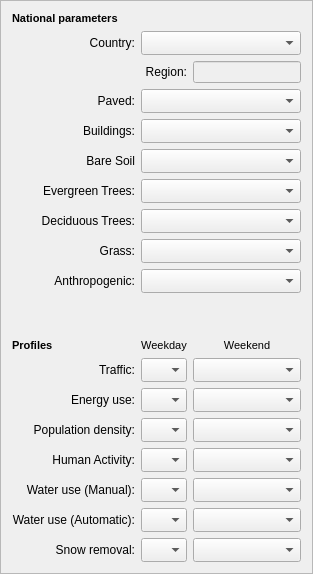
    <widget class="QFrame" name="frame_10">
     <property name="enabled">
      <bool>true</bool>
     </property>
     <property name="sizePolicy">
      <sizepolicy hsizetype="Expanding" vsizetype="Preferred">
       <horstretch>0</horstretch>
       <verstretch>0</verstretch>
      </sizepolicy>
     </property>
     <property name="frameShape">
      <enum>QFrame::StyledPanel</enum>
     </property>
     <property name="frameShadow">
      <enum>QFrame::Raised</enum>
     </property>
     <layout class="QGridLayout" name="gridLayout_7">
      <item row="0" column="0">
       <widget class="QLabel" name="label_47">
        <property name="text">
         <string>&lt;!DOCTYPE HTML PUBLIC &quot;-//W3C//DTD HTML 4.0//EN&quot; &quot;http://www.w3.org/TR/REC-html40/strict.dtd&quot;&gt;
&lt;html&gt;&lt;head&gt;&lt;meta name=&quot;qrichtext&quot; content=&quot;1&quot; /&gt;&lt;style type=&quot;text/css&quot;&gt;
p, li { white-space: pre-wrap; }
&lt;/style&gt;&lt;/head&gt;&lt;body style=&quot; font-family:'MS Shell Dlg 2'; font-size:7.8pt; font-weight:400; font-style:normal;&quot;&gt;
&lt;p style=&quot; margin-top:0px; margin-bottom:0px; margin-left:0px; margin-right:0px; -qt-block-indent:0; text-indent:0px;&quot;&gt;&lt;span style=&quot; font-size:8pt; font-weight:600;&quot;&gt;National parameters&lt;/span&gt;&lt;/p&gt;&lt;/body&gt;&lt;/html&gt;</string>
        </property>
       </widget>
      </item>
      <item row="1" column="0">
       <layout class="QGridLayout" name="gridLayout">
        <item row="9" column="0">
         <spacer name="verticalSpacer_11">
          <property name="orientation">
           <enum>Qt::Vertical</enum>
          </property>
          <property name="sizeHint" stdset="0">
           <size>
            <width>20</width>
            <height>40</height>
           </size>
          </property>
         </spacer>
        </item>
        <item row="10" column="0">
         <widget class="QLabel" name="label_49">
          <property name="text">
           <string>&lt;!DOCTYPE HTML PUBLIC &quot;-//W3C//DTD HTML 4.0//EN&quot; &quot;http://www.w3.org/TR/REC-html40/strict.dtd&quot;&gt;
&lt;html&gt;&lt;head&gt;&lt;meta name=&quot;qrichtext&quot; content=&quot;1&quot; /&gt;&lt;style type=&quot;text/css&quot;&gt;
p, li { white-space: pre-wrap; }
&lt;/style&gt;&lt;/head&gt;&lt;body style=&quot; font-family:'MS Shell Dlg 2'; font-size:7.8pt; font-weight:400; font-style:normal;&quot;&gt;
&lt;p style=&quot; margin-top:0px; margin-bottom:0px; margin-left:0px; margin-right:0px; -qt-block-indent:0; text-indent:0px;&quot;&gt;&lt;span style=&quot; font-size:8pt; font-weight:600;&quot;&gt;Profiles&lt;/span&gt;&lt;/p&gt;&lt;/body&gt;&lt;/html&gt;</string>
          </property>
         </widget>
        </item>
        <item row="4" column="0">
         <widget class="QLabel" name="label_63">
          <property name="text">
           <string>Bare Soil</string>
          </property>
          <property name="alignment">
           <set>Qt::AlignRight|Qt::AlignTrailing|Qt::AlignVCenter</set>
          </property>
         </widget>
        </item>
        <item row="14" column="1">
         <widget class="QComboBox" name="comboBoxHumanWD">
          <property name="sizePolicy">
           <sizepolicy hsizetype="Expanding" vsizetype="Fixed">
            <horstretch>0</horstretch>
            <verstretch>0</verstretch>
           </sizepolicy>
          </property>
          <property name="maximumSize">
           <size>
            <width>250</width>
            <height>16777215</height>
           </size>
          </property>
          <property name="sizeAdjustPolicy">
           <enum>QComboBox::AdjustToMinimumContentsLengthWithIcon</enum>
          </property>
         </widget>
        </item>
        <item row="3" column="1" colspan="2">
         <widget class="QComboBox" name="comboBoxBuilding">
          <property name="sizePolicy">
           <sizepolicy hsizetype="Expanding" vsizetype="Fixed">
            <horstretch>0</horstretch>
            <verstretch>0</verstretch>
           </sizepolicy>
          </property>
          <property name="maximumSize">
           <size>
            <width>500</width>
            <height>16777215</height>
           </size>
          </property>
          <property name="sizeAdjustPolicy">
           <enum>QComboBox::AdjustToMinimumContentsLengthWithIcon</enum>
          </property>
         </widget>
        </item>
        <item row="12" column="2">
         <widget class="QComboBox" name="comboBoxEnergyUseWE">
          <property name="sizePolicy">
           <sizepolicy hsizetype="Expanding" vsizetype="Fixed">
            <horstretch>0</horstretch>
            <verstretch>0</verstretch>
           </sizepolicy>
          </property>
          <property name="maximumSize">
           <size>
            <width>250</width>
            <height>16777215</height>
           </size>
          </property>
          <property name="sizeAdjustPolicy">
           <enum>QComboBox::AdjustToMinimumContentsLengthWithIcon</enum>
          </property>
         </widget>
        </item>
        <item row="1" column="2">
         <widget class="QLineEdit" name="lineEditRegInfo">
          <property name="enabled">
           <bool>false</bool>
          </property>
         </widget>
        </item>
        <item row="2" column="0">
         <widget class="QLabel" name="label_42">
          <property name="text">
           <string>Paved:</string>
          </property>
          <property name="alignment">
           <set>Qt::AlignRight|Qt::AlignTrailing|Qt::AlignVCenter</set>
          </property>
         </widget>
        </item>
        <item row="3" column="0">
         <widget class="QLabel" name="label_43">
          <property name="text">
           <string>Buildings:</string>
          </property>
          <property name="alignment">
           <set>Qt::AlignRight|Qt::AlignTrailing|Qt::AlignVCenter</set>
          </property>
         </widget>
        </item>
        <item row="7" column="1" colspan="2">
         <widget class="QComboBox" name="comboBoxGrass">
          <property name="sizePolicy">
           <sizepolicy hsizetype="Expanding" vsizetype="Fixed">
            <horstretch>0</horstretch>
            <verstretch>0</verstretch>
           </sizepolicy>
          </property>
          <property name="maximumSize">
           <size>
            <width>500</width>
            <height>16777215</height>
           </size>
          </property>
          <property name="sizeAdjustPolicy">
           <enum>QComboBox::AdjustToMinimumContentsLengthWithIcon</enum>
          </property>
         </widget>
        </item>
        <item row="7" column="0">
         <widget class="QLabel" name="label_46">
          <property name="text">
           <string>Grass:</string>
          </property>
          <property name="alignment">
           <set>Qt::AlignRight|Qt::AlignTrailing|Qt::AlignVCenter</set>
          </property>
         </widget>
        </item>
        <item row="10" column="2">
         <widget class="QLabel" name="label_58">
          <property name="text">
           <string>&lt;!DOCTYPE HTML PUBLIC &quot;-//W3C//DTD HTML 4.0//EN&quot; &quot;http://www.w3.org/TR/REC-html40/strict.dtd&quot;&gt;
&lt;html&gt;&lt;head&gt;&lt;meta name=&quot;qrichtext&quot; content=&quot;1&quot; /&gt;&lt;style type=&quot;text/css&quot;&gt;
p, li { white-space: pre-wrap; }
&lt;/style&gt;&lt;/head&gt;&lt;body style=&quot; font-family:'MS Shell Dlg 2'; font-size:7.8pt; font-weight:400; font-style:normal;&quot;&gt;
&lt;p style=&quot; margin-top:0px; margin-bottom:0px; margin-left:0px; margin-right:0px; -qt-block-indent:0; text-indent:0px;&quot;&gt;&lt;span style=&quot; font-size:8pt;&quot;&gt;Weekend&lt;/span&gt;&lt;/p&gt;&lt;/body&gt;&lt;/html&gt;</string>
          </property>
          <property name="alignment">
           <set>Qt::AlignCenter</set>
          </property>
         </widget>
        </item>
        <item row="15" column="1">
         <widget class="QComboBox" name="comboBoxIrrigationWD">
          <property name="enabled">
           <bool>true</bool>
          </property>
          <property name="sizePolicy">
           <sizepolicy hsizetype="Expanding" vsizetype="Fixed">
            <horstretch>0</horstretch>
            <verstretch>0</verstretch>
           </sizepolicy>
          </property>
          <property name="maximumSize">
           <size>
            <width>250</width>
            <height>16777215</height>
           </size>
          </property>
          <property name="sizeAdjustPolicy">
           <enum>QComboBox::AdjustToMinimumContentsLengthWithIcon</enum>
          </property>
         </widget>
        </item>
        <item row="6" column="0">
         <widget class="QLabel" name="label_45">
          <property name="text">
           <string>Deciduous Trees:</string>
          </property>
          <property name="alignment">
           <set>Qt::AlignRight|Qt::AlignTrailing|Qt::AlignVCenter</set>
          </property>
         </widget>
        </item>
        <item row="11" column="2">
         <widget class="QComboBox" name="comboBoxTrafficWE">
          <property name="sizePolicy">
           <sizepolicy hsizetype="Expanding" vsizetype="Fixed">
            <horstretch>0</horstretch>
            <verstretch>0</verstretch>
           </sizepolicy>
          </property>
          <property name="maximumSize">
           <size>
            <width>250</width>
            <height>16777215</height>
           </size>
          </property>
          <property name="sizeAdjustPolicy">
           <enum>QComboBox::AdjustToMinimumContentsLengthWithIcon</enum>
          </property>
         </widget>
        </item>
        <item row="17" column="2">
         <widget class="QComboBox" name="comboBoxSnowWE">
          <property name="sizePolicy">
           <sizepolicy hsizetype="Expanding" vsizetype="Fixed">
            <horstretch>0</horstretch>
            <verstretch>0</verstretch>
           </sizepolicy>
          </property>
          <property name="maximumSize">
           <size>
            <width>250</width>
            <height>16777215</height>
           </size>
          </property>
          <property name="sizeAdjustPolicy">
           <enum>QComboBox::AdjustToMinimumContentsLengthWithIcon</enum>
          </property>
         </widget>
        </item>
        <item row="16" column="2">
         <widget class="QComboBox" name="comboBoxIrrigationAWE">
          <property name="enabled">
           <bool>true</bool>
          </property>
          <property name="sizePolicy">
           <sizepolicy hsizetype="Expanding" vsizetype="Fixed">
            <horstretch>0</horstretch>
            <verstretch>0</verstretch>
           </sizepolicy>
          </property>
          <property name="maximumSize">
           <size>
            <width>250</width>
            <height>16777215</height>
           </size>
          </property>
          <property name="sizeAdjustPolicy">
           <enum>QComboBox::AdjustToMinimumContentsLengthWithIcon</enum>
          </property>
         </widget>
        </item>
        <item row="11" column="1">
         <widget class="QComboBox" name="comboBoxTrafficWD">
          <property name="sizePolicy">
           <sizepolicy hsizetype="Expanding" vsizetype="Fixed">
            <horstretch>0</horstretch>
            <verstretch>0</verstretch>
           </sizepolicy>
          </property>
          <property name="maximumSize">
           <size>
            <width>250</width>
            <height>16777215</height>
           </size>
          </property>
          <property name="sizeAdjustPolicy">
           <enum>QComboBox::AdjustToMinimumContentsLengthWithIcon</enum>
          </property>
         </widget>
        </item>
        <item row="4" column="1" colspan="2">
         <widget class="QComboBox" name="comboBoxBareSoil">
          <property name="sizePolicy">
           <sizepolicy hsizetype="Expanding" vsizetype="Fixed">
            <horstretch>0</horstretch>
            <verstretch>0</verstretch>
           </sizepolicy>
          </property>
          <property name="maximumSize">
           <size>
            <width>500</width>
            <height>16777215</height>
           </size>
          </property>
          <property name="sizeAdjustPolicy">
           <enum>QComboBox::AdjustToMinimumContentsLengthWithIcon</enum>
          </property>
         </widget>
        </item>
        <item row="16" column="1">
         <widget class="QComboBox" name="comboBoxIrrigationAWD">
          <property name="enabled">
           <bool>true</bool>
          </property>
          <property name="sizePolicy">
           <sizepolicy hsizetype="Expanding" vsizetype="Fixed">
            <horstretch>0</horstretch>
            <verstretch>0</verstretch>
           </sizepolicy>
          </property>
          <property name="maximumSize">
           <size>
            <width>250</width>
            <height>16777215</height>
           </size>
          </property>
          <property name="sizeAdjustPolicy">
           <enum>QComboBox::AdjustToMinimumContentsLengthWithIcon</enum>
          </property>
         </widget>
        </item>
        <item row="0" column="1" colspan="2">
         <widget class="QComboBox" name="comboBoxCountry">
          <property name="maximumSize">
           <size>
            <width>500</width>
            <height>16777215</height>
           </size>
          </property>
          <property name="sizeAdjustPolicy">
           <enum>QComboBox::AdjustToMinimumContentsLengthWithIcon</enum>
          </property>
         </widget>
        </item>
        <item row="10" column="1">
         <widget class="QLabel" name="label_51">
          <property name="text">
           <string>&lt;!DOCTYPE HTML PUBLIC &quot;-//W3C//DTD HTML 4.0//EN&quot; &quot;http://www.w3.org/TR/REC-html40/strict.dtd&quot;&gt;
&lt;html&gt;&lt;head&gt;&lt;meta name=&quot;qrichtext&quot; content=&quot;1&quot; /&gt;&lt;style type=&quot;text/css&quot;&gt;
p, li { white-space: pre-wrap; }
&lt;/style&gt;&lt;/head&gt;&lt;body style=&quot; font-family:'MS Shell Dlg 2'; font-size:7.8pt; font-weight:400; font-style:normal;&quot;&gt;
&lt;p style=&quot; margin-top:0px; margin-bottom:0px; margin-left:0px; margin-right:0px; -qt-block-indent:0; text-indent:0px;&quot;&gt;&lt;span style=&quot; font-size:8pt;&quot;&gt;Weekday&lt;/span&gt;&lt;/p&gt;&lt;/body&gt;&lt;/html&gt;</string>
          </property>
          <property name="alignment">
           <set>Qt::AlignCenter</set>
          </property>
         </widget>
        </item>
        <item row="13" column="1">
         <widget class="QComboBox" name="comboBoxPopdensWD">
          <property name="sizePolicy">
           <sizepolicy hsizetype="Expanding" vsizetype="Fixed">
            <horstretch>0</horstretch>
            <verstretch>0</verstretch>
           </sizepolicy>
          </property>
          <property name="maximumSize">
           <size>
            <width>250</width>
            <height>16777215</height>
           </size>
          </property>
          <property name="sizeAdjustPolicy">
           <enum>QComboBox::AdjustToMinimumContentsLengthWithIcon</enum>
          </property>
         </widget>
        </item>
        <item row="12" column="1">
         <widget class="QComboBox" name="comboBoxEnergyUseWD">
          <property name="sizePolicy">
           <sizepolicy hsizetype="Expanding" vsizetype="Fixed">
            <horstretch>0</horstretch>
            <verstretch>0</verstretch>
           </sizepolicy>
          </property>
          <property name="maximumSize">
           <size>
            <width>250</width>
            <height>16777215</height>
           </size>
          </property>
          <property name="sizeAdjustPolicy">
           <enum>QComboBox::AdjustToMinimumContentsLengthWithIcon</enum>
          </property>
         </widget>
        </item>
        <item row="2" column="1" colspan="2">
         <widget class="QComboBox" name="comboBoxPaved">
          <property name="sizePolicy">
           <sizepolicy hsizetype="Expanding" vsizetype="Fixed">
            <horstretch>0</horstretch>
            <verstretch>0</verstretch>
           </sizepolicy>
          </property>
          <property name="maximumSize">
           <size>
            <width>500</width>
            <height>16777215</height>
           </size>
          </property>
          <property name="sizeAdjustPolicy">
           <enum>QComboBox::AdjustToMinimumContentsLengthWithIcon</enum>
          </property>
         </widget>
        </item>
        <item row="6" column="1" colspan="2">
         <widget class="QComboBox" name="comboBoxDecTree">
          <property name="sizePolicy">
           <sizepolicy hsizetype="Expanding" vsizetype="Fixed">
            <horstretch>0</horstretch>
            <verstretch>0</verstretch>
           </sizepolicy>
          </property>
          <property name="maximumSize">
           <size>
            <width>500</width>
            <height>16777215</height>
           </size>
          </property>
          <property name="sizeAdjustPolicy">
           <enum>QComboBox::AdjustToMinimumContentsLengthWithIcon</enum>
          </property>
         </widget>
        </item>
        <item row="5" column="0">
         <widget class="QLabel" name="label_44">
          <property name="text">
           <string>Evergreen Trees:</string>
          </property>
          <property name="alignment">
           <set>Qt::AlignRight|Qt::AlignTrailing|Qt::AlignVCenter</set>
          </property>
         </widget>
        </item>
        <item row="0" column="0">
         <widget class="QLabel" name="label_48">
          <property name="text">
           <string>Country:</string>
          </property>
          <property name="alignment">
           <set>Qt::AlignRight|Qt::AlignTrailing|Qt::AlignVCenter</set>
          </property>
         </widget>
        </item>
        <item row="5" column="1" colspan="2">
         <widget class="QComboBox" name="comboBoxEvrTree">
          <property name="sizePolicy">
           <sizepolicy hsizetype="Expanding" vsizetype="Fixed">
            <horstretch>0</horstretch>
            <verstretch>0</verstretch>
           </sizepolicy>
          </property>
          <property name="maximumSize">
           <size>
            <width>500</width>
            <height>16777215</height>
           </size>
          </property>
          <property name="sizeAdjustPolicy">
           <enum>QComboBox::AdjustToMinimumContentsLengthWithIcon</enum>
          </property>
         </widget>
        </item>
        <item row="11" column="0">
         <widget class="QLabel" name="label_52">
          <property name="toolTip">
           <string>&lt;html&gt;&lt;head/&gt;&lt;body&gt;&lt;p&gt;This profile determines the anthropogenic heat due to traffic when using Emission Method = 4.&lt;/p&gt;&lt;/body&gt;&lt;/html&gt;</string>
          </property>
          <property name="text">
           <string>Traffic:</string>
          </property>
          <property name="alignment">
           <set>Qt::AlignRight|Qt::AlignTrailing|Qt::AlignVCenter</set>
          </property>
         </widget>
        </item>
        <item row="15" column="2">
         <widget class="QComboBox" name="comboBoxIrrigationWE">
          <property name="enabled">
           <bool>true</bool>
          </property>
          <property name="sizePolicy">
           <sizepolicy hsizetype="Expanding" vsizetype="Fixed">
            <horstretch>0</horstretch>
            <verstretch>0</verstretch>
           </sizepolicy>
          </property>
          <property name="maximumSize">
           <size>
            <width>250</width>
            <height>16777215</height>
           </size>
          </property>
          <property name="sizeAdjustPolicy">
           <enum>QComboBox::AdjustToMinimumContentsLengthWithIcon</enum>
          </property>
         </widget>
        </item>
        <item row="17" column="1">
         <widget class="QComboBox" name="comboBoxSnowWD">
          <property name="sizePolicy">
           <sizepolicy hsizetype="Expanding" vsizetype="Fixed">
            <horstretch>0</horstretch>
            <verstretch>0</verstretch>
           </sizepolicy>
          </property>
          <property name="maximumSize">
           <size>
            <width>250</width>
            <height>16777215</height>
           </size>
          </property>
          <property name="sizeAdjustPolicy">
           <enum>QComboBox::AdjustToMinimumContentsLengthWithIcon</enum>
          </property>
         </widget>
        </item>
        <item row="13" column="2">
         <widget class="QComboBox" name="comboBoxPopdensWE">
          <property name="sizePolicy">
           <sizepolicy hsizetype="Expanding" vsizetype="Fixed">
            <horstretch>0</horstretch>
            <verstretch>0</verstretch>
           </sizepolicy>
          </property>
          <property name="maximumSize">
           <size>
            <width>250</width>
            <height>16777215</height>
           </size>
          </property>
          <property name="sizeAdjustPolicy">
           <enum>QComboBox::AdjustToMinimumContentsLengthWithIcon</enum>
          </property>
         </widget>
        </item>
        <item row="16" column="0">
         <widget class="QLabel" name="label_62">
          <property name="toolTip">
           <string>This profile determines the irrigation under automatic operation.</string>
          </property>
          <property name="text">
           <string>Water use (Automatic):</string>
          </property>
          <property name="alignment">
           <set>Qt::AlignRight|Qt::AlignTrailing|Qt::AlignVCenter</set>
          </property>
         </widget>
        </item>
        <item row="8" column="1" colspan="2">
         <widget class="QComboBox" name="comboBoxAnthro">
          <property name="sizePolicy">
           <sizepolicy hsizetype="Expanding" vsizetype="Fixed">
            <horstretch>0</horstretch>
            <verstretch>0</verstretch>
           </sizepolicy>
          </property>
          <property name="maximumSize">
           <size>
            <width>500</width>
            <height>16777215</height>
           </size>
          </property>
          <property name="sizeAdjustPolicy">
           <enum>QComboBox::AdjustToMinimumContentsLengthWithIcon</enum>
          </property>
         </widget>
        </item>
        <item row="12" column="0">
         <widget class="QLabel" name="label_61">
          <property name="toolTip">
           <string>&lt;html&gt;&lt;head/&gt;&lt;body&gt;&lt;p&gt;This profile, in junction with Population density, determines the overall anthropogenic heat.&lt;/p&gt;&lt;/body&gt;&lt;/html&gt;</string>
          </property>
          <property name="text">
           <string>Energy use:</string>
          </property>
          <property name="alignment">
           <set>Qt::AlignRight|Qt::AlignTrailing|Qt::AlignVCenter</set>
          </property>
         </widget>
        </item>
        <item row="13" column="0">
         <widget class="QLabel" name="label_60">
          <property name="toolTip">
           <string>&lt;html&gt;&lt;head/&gt;&lt;body&gt;&lt;p&gt;density&lt;/p&gt;&lt;p/&gt;&lt;p&gt;&lt;br/&gt;&lt;/p&gt;&lt;p&gt;This profile, in junction with Human activity, determines the anthropogenic heat due to metabolism.&lt;/p&gt;&lt;/body&gt;&lt;/html&gt;</string>
          </property>
          <property name="text">
           <string>Population density:</string>
          </property>
          <property name="alignment">
           <set>Qt::AlignRight|Qt::AlignTrailing|Qt::AlignVCenter</set>
          </property>
         </widget>
        </item>
        <item row="14" column="0">
         <widget class="QLabel" name="label_53">
          <property name="toolTip">
           <string>&lt;html&gt;&lt;head/&gt;&lt;body&gt;&lt;p&gt;This profile, in junction with Population density, determines the anthropogenic heat due to metabolism.&lt;/p&gt;&lt;/body&gt;&lt;/html&gt;</string>
          </property>
          <property name="text">
           <string>Human Activity:</string>
          </property>
          <property name="alignment">
           <set>Qt::AlignRight|Qt::AlignTrailing|Qt::AlignVCenter</set>
          </property>
         </widget>
        </item>
        <item row="15" column="0">
         <widget class="QLabel" name="label_55">
          <property name="toolTip">
           <string>&lt;html&gt;&lt;head/&gt;&lt;body&gt;&lt;p&gt;This profile determines the irrigation under manual operation.&lt;/p&gt;&lt;/body&gt;&lt;/html&gt;</string>
          </property>
          <property name="text">
           <string>Water use (Manual):</string>
          </property>
          <property name="alignment">
           <set>Qt::AlignRight|Qt::AlignTrailing|Qt::AlignVCenter</set>
          </property>
         </widget>
        </item>
        <item row="17" column="0">
         <widget class="QLabel" name="label_54">
          <property name="toolTip">
           <string>This profile determines if snow removal is conducted at the end of each hour.</string>
          </property>
          <property name="text">
           <string>Snow removal:</string>
          </property>
          <property name="alignment">
           <set>Qt::AlignRight|Qt::AlignTrailing|Qt::AlignVCenter</set>
          </property>
         </widget>
        </item>
        <item row="14" column="2">
         <widget class="QComboBox" name="comboBoxHumanWE">
          <property name="sizePolicy">
           <sizepolicy hsizetype="Expanding" vsizetype="Fixed">
            <horstretch>0</horstretch>
            <verstretch>0</verstretch>
           </sizepolicy>
          </property>
          <property name="maximumSize">
           <size>
            <width>250</width>
            <height>16777215</height>
           </size>
          </property>
          <property name="sizeAdjustPolicy">
           <enum>QComboBox::AdjustToMinimumContentsLengthWithIcon</enum>
          </property>
         </widget>
        </item>
        <item row="8" column="0">
         <widget class="QLabel" name="label_50">
          <property name="text">
           <string>Anthropogenic:</string>
          </property>
          <property name="alignment">
           <set>Qt::AlignRight|Qt::AlignTrailing|Qt::AlignVCenter</set>
          </property>
         </widget>
        </item>
        <item row="1" column="1">
         <widget class="QLabel" name="label_41">
          <property name="sizePolicy">
           <sizepolicy hsizetype="Minimum" vsizetype="Preferred">
            <horstretch>0</horstretch>
            <verstretch>0</verstretch>
           </sizepolicy>
          </property>
          <property name="maximumSize">
           <size>
            <width>16777215</width>
            <height>16777215</height>
           </size>
          </property>
          <property name="text">
           <string>Region:</string>
          </property>
          <property name="alignment">
           <set>Qt::AlignRight|Qt::AlignTrailing|Qt::AlignVCenter</set>
          </property>
         </widget>
        </item>
       </layout>
      </item>
     </layout>
    </widget>
